Frame 1 (no input): blank canvas, image omitted
Frame 60 (the mouse pressed at the canvas centre just before this capture): blank canvas, image omitted
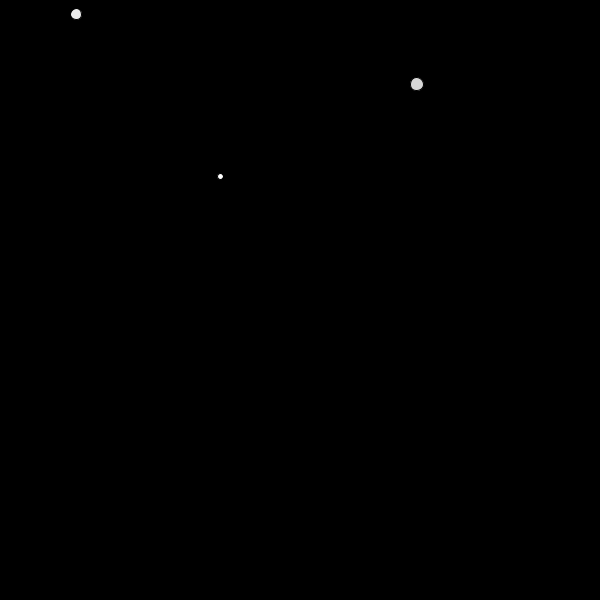
Frame 120 (the mouse held since frame 60 and released just before this capture)

The Processing sketch whose frames 1 and 60 were blank and that drew this single picture after the mouse press (run headless with seeded random() and noise(); from frame 60 on, the mouse is pressed at the canvas centre):

// Processing sketch: Question6_Array_List_part_2
// ── Question6_Array_List_part_2.pde
//Particle myParticle; 
ArrayList<Particle> myParticle;

void setup(){
  size(600, 600); 
  
  myParticle = new ArrayList<Particle>(); 
}

void draw(){
  background(0); 
  for(int i=0;i<myParticle.size();i++){
    Particle p=myParticle.get(i);
    p.move();
    p.bounce(); 
    p.display(); 
    if(p.dead()==true){
      myParticle.remove(i);
    }
  }
  if(frameCount%30==0){
    myParticle.add(new Particle(random(0,width),random(0,height)));
  }
  println(myParticle.size());
  //to check to see if a particle is still alive, can use .dead() method
  //println(myParticle.dead()); 
}

class Particle{
  PVector pos; 
  PVector vel; 
  float size; 
  
  int opacity = 255; 
  
  Particle(float x, float y){
     pos = new PVector(x, y); 
     
     vel = new PVector(random(-5, 5), random(-5, 5)); 
     
     size = random(5, 15); 
  }
  
  void move(){
    pos.add(vel); 
  }
  
  void bounce(){
    if(pos.x<= size/2 || pos.x>= width-size/2){
      vel.x = - vel.x*.9; 
      opacity -= 20; 
    }
    if(pos.y<= size/2 || pos.y>= height -size/2){
      vel.y = - vel.y*.9; 
      opacity -= 20; 
    }
  }
  
  void display(){
    fill(255, opacity); 
    ellipse(pos.x, pos.y, size, size); 
  }
  
  boolean dead(){
    if(opacity <= 20){
      return true;
    }else{
      return false;
    }
  }
}
